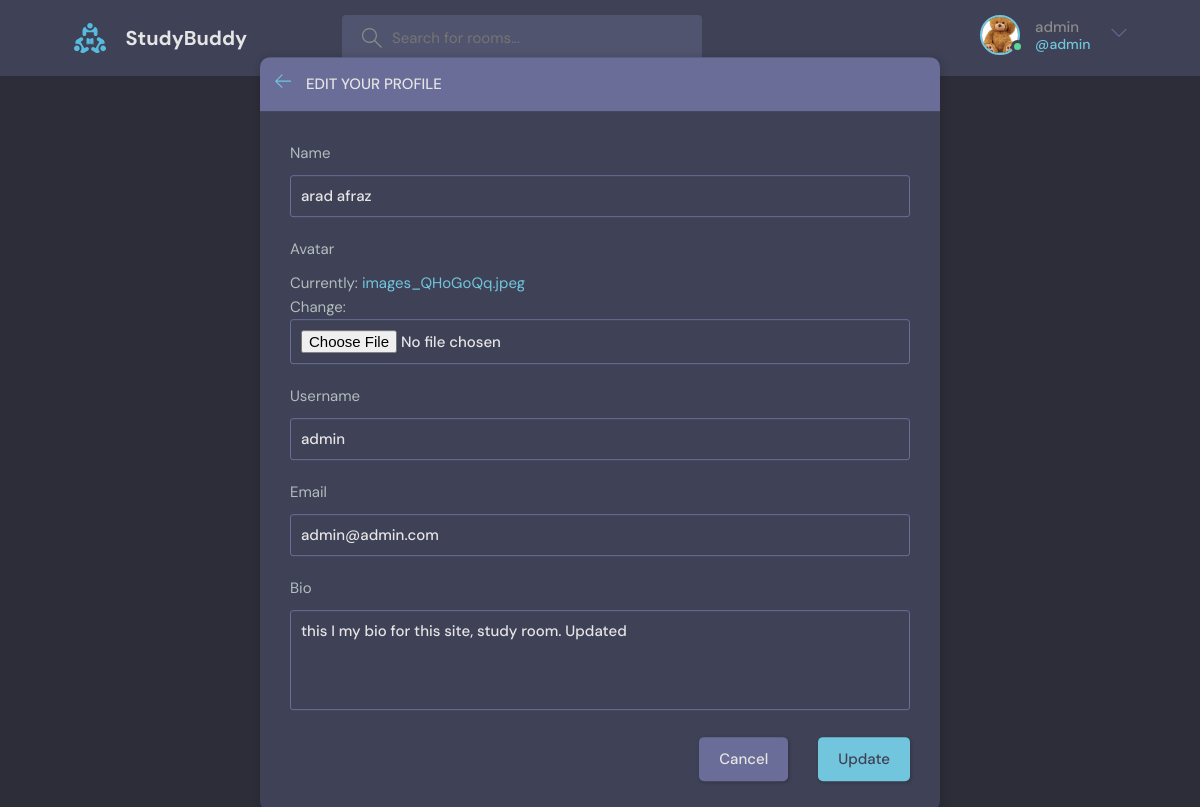
Page /profile/edit/ (signed in) on the committed database.
### base/models.py (models this page shows)
class User(AbstractUser):
    name = models.CharField(max_length=200, null=True)
    email = models.EmailField(unique=True, null=True)
    bio = models.TextField(null=True)
    avatar = models.ImageField(null=True, default="avatar.svg")
    USERNAME_FIELD = 'email'
    REQUIRED_FIELDS = []
    def __str__(self):
        return self.username

### base/views.py (the view)
# urls.py: path("profile/edit/", views.edit_profile, name="edit-profile"),
@login_required
def edit_profile(request):
    user = request.user
    form = UserForm(instance=user)
    if request.method == "POST":
        form = UserForm(request.POST, request.FILES, instance=user)
        if form.is_valid():
            form.save()
            return redirect("base:profile", user.id)
    return render(request, 'base/edit_profile.html', {
        'user': user,
        'form': form,
    })

### base/forms.py
class UserForm(forms.ModelForm):
    class Meta:
        model = User
        fields = ['name', 'avatar', 'username', 'email', 'bio']

### base/templates/base/edit_profile.html (shortened to what this page needs)
{% extends 'layout.html' %}
{% load static %}
{% block content %}
<main class="update-account layout">
    <div class="container">
        <div class="layout__box">
            <div class="layout__boxHeader">
                <div class="layout__boxTitle">
                    <a href="{% url 'base:profile' user.id %}">
                        <svg version="1.1" xmlns="http://www.w3.org/2000/svg" width="32" height="32"
                             viewBox="0 0 32 32">
                            <title>arrow-left</title>
                            <path
                                    d="M13.723 2.286l-13.723 13.714 13.719 13.714 1.616-1.611-10.96-10.96h27.625v-2.286h-27.625l10.965-10.965-1.616-1.607z">
                            </path>
                        </svg>
                    </a>
                    <h3>Edit your profile</h3>
                </div>
            </div>
            <div class="layout__body">
                <form class="form" method="post" enctype="multipart/form-data">
                    {%for field in form%}
                    <div class="form__group">
                        <label>{{field.label}}</label>
                        {{field}}
                    </div>
                    {%endfor%}
                    <div class="form__action">
                        <a class="btn btn--dark" href="index.html">Cancel</a>
                        <button class="btn btn--main" type="submit">Update</button>
                    </div>
                </form>
            </div>
        </div>
    </div>
</main>
{% endblock %}

### templates/nav.html (shortened to what this page needs)
{% load static %}
<header class="header header--loggedIn">
    <div class="container">
        <a href="/" class="header__logo">
            <img src="{% static 'images/logo.svg' %}"/>
            <h1>StudyBuddy</h1>
        </a>
        <form action="{% url 'base:rooms' %}" class="header__search">
            <label>
                <input name="search" placeholder="Search for rooms..."/>
            </label>
        </form>
        <nav class="header__menu">
            {% if request.user.is_authenticated %}
            <div class="header__user">
                <a href="{% url 'base:profile' request.user.id %}">
                    <div class="avatar avatar--medium active">
                        <img src="{{request.user.avatar.url}}"/>
                    </div>
                    <p>{{request.user}} <span>@{{ request.user.username }}</span></p>
                </a>
                <button class="dropdown-button">
                    <svg version="1.1" xmlns="http://www.w3.org/2000/svg" width="32" height="32" viewBox="0 0 32 32">
                        <title>chevron-down</title>
                        <path d="M16 21l-13-13h-3l16 16 16-16h-3l-13 13z"></path>
                    </svg>
                </button>
            </div>
            {% else %}
            <a href="{% url 'base:login' %}">
              <img src="{% static 'images/avatar.svg' %}" />
              <p>Login</p>
            </a>
            {% endif %}
        </nav>
    </div>
</header>

### rows in the picture
User: user.avatar (picture), user "admin", user.username "admin", form "arad afraz" "admin" "admin@admin.com" "this I my bio for this site, study room. Updated"

### other values in the picture
{{ field.label }} "Name" "Avatar" "Username" "Email" "Bio"
